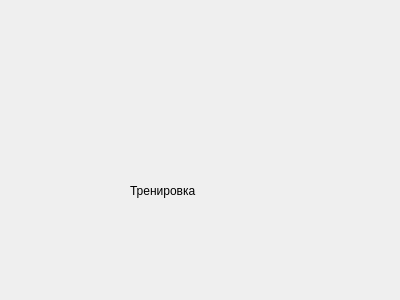
<?xml version="1.0" encoding="UTF-8"?>
<ui version="4.0">
 <class>Training</class>
 <widget class="QWidget" name="Training">
  <property name="geometry">
   <rect>
    <x>0</x>
    <y>0</y>
    <width>400</width>
    <height>300</height>
   </rect>
  </property>
  <property name="windowTitle">
   <string>Form</string>
  </property>
  <widget class="QLabel" name="label">
   <property name="geometry">
    <rect>
     <x>130</x>
     <y>150</y>
     <width>171</width>
     <height>81</height>
    </rect>
   </property>
   <property name="text">
    <string>Тренировка</string>
   </property>
  </widget>
 </widget>
 <resources/>
 <connections/>
</ui>
